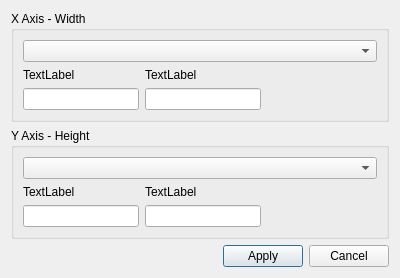
<?xml version="1.0" encoding="UTF-8"?>
<ui version="4.0">
 <class>zoomLimitsDialog</class>
 <widget class="QDialog" name="zoomLimitsDialog">
  <property name="geometry">
   <rect>
    <x>0</x>
    <y>0</y>
    <width>400</width>
    <height>263</height>
   </rect>
  </property>
  <property name="windowTitle">
   <string>Zoom Limits</string>
  </property>
  <layout class="QGridLayout" name="gridLayout">
   <item row="3" column="1">
    <widget class="QPushButton" name="cmdApply">
     <property name="text">
      <string>Apply</string>
     </property>
    </widget>
   </item>
   <item row="3" column="2">
    <widget class="QPushButton" name="cmdCancel">
     <property name="text">
      <string>Cancel</string>
     </property>
    </widget>
   </item>
   <item row="3" column="0">
    <spacer name="horizontalSpacer">
     <property name="orientation">
      <enum>Qt::Horizontal</enum>
     </property>
     <property name="sizeHint" stdset="0">
      <size>
       <width>40</width>
       <height>20</height>
      </size>
     </property>
    </spacer>
   </item>
   <item row="2" column="0" colspan="3">
    <spacer name="verticalSpacer">
     <property name="orientation">
      <enum>Qt::Vertical</enum>
     </property>
     <property name="sizeHint" stdset="0">
      <size>
       <width>20</width>
       <height>40</height>
      </size>
     </property>
    </spacer>
   </item>
   <item row="1" column="0" colspan="3">
    <widget class="QGroupBox" name="grpHeight">
     <property name="title">
      <string>Y Axis - Height</string>
     </property>
     <layout class="QGridLayout" name="gridLayout_3">
      <item row="0" column="0">
       <widget class="QComboBox" name="cmbHeightTypes"/>
      </item>
      <item row="1" column="0">
       <layout class="QHBoxLayout" name="horizontalLayout_2">
        <item>
         <layout class="QVBoxLayout" name="verticalLayout_3">
          <item>
           <widget class="QLabel" name="lblY1st">
            <property name="text">
             <string>TextLabel</string>
            </property>
           </widget>
          </item>
          <item>
           <widget class="QLineEdit" name="txtY1st"/>
          </item>
         </layout>
        </item>
        <item>
         <layout class="QVBoxLayout" name="verticalLayout_4">
          <item>
           <widget class="QLabel" name="lblY2nd">
            <property name="text">
             <string>TextLabel</string>
            </property>
           </widget>
          </item>
          <item>
           <widget class="QLineEdit" name="txtY2nd"/>
          </item>
         </layout>
        </item>
        <item>
         <spacer name="horizontalSpacer_3">
          <property name="orientation">
           <enum>Qt::Horizontal</enum>
          </property>
          <property name="sizeHint" stdset="0">
           <size>
            <width>40</width>
            <height>20</height>
           </size>
          </property>
         </spacer>
        </item>
        <item>
         <layout class="QVBoxLayout" name="verticalLayout_6"/>
        </item>
       </layout>
      </item>
     </layout>
    </widget>
   </item>
   <item row="0" column="0" colspan="3">
    <widget class="QGroupBox" name="grpWidth">
     <property name="title">
      <string>X Axis - Width</string>
     </property>
     <layout class="QGridLayout" name="gridLayout_2">
      <item row="1" column="0">
       <layout class="QHBoxLayout" name="horizontalLayout">
        <item>
         <layout class="QVBoxLayout" name="verticalLayout">
          <item>
           <widget class="QLabel" name="lblX1st">
            <property name="text">
             <string>TextLabel</string>
            </property>
           </widget>
          </item>
          <item>
           <widget class="QLineEdit" name="txtX1st"/>
          </item>
         </layout>
        </item>
        <item>
         <layout class="QVBoxLayout" name="verticalLayout_2">
          <item>
           <widget class="QLabel" name="lblX2nd">
            <property name="text">
             <string>TextLabel</string>
            </property>
           </widget>
          </item>
          <item>
           <widget class="QLineEdit" name="txtX2nd"/>
          </item>
         </layout>
        </item>
        <item>
         <spacer name="horizontalSpacer_2">
          <property name="orientation">
           <enum>Qt::Horizontal</enum>
          </property>
          <property name="sizeHint" stdset="0">
           <size>
            <width>40</width>
            <height>20</height>
           </size>
          </property>
         </spacer>
        </item>
        <item>
         <layout class="QVBoxLayout" name="verticalLayout_5"/>
        </item>
       </layout>
      </item>
      <item row="0" column="0">
       <widget class="QComboBox" name="cmbWidthTypes"/>
      </item>
     </layout>
    </widget>
   </item>
  </layout>
 </widget>
 <resources/>
 <connections/>
</ui>
